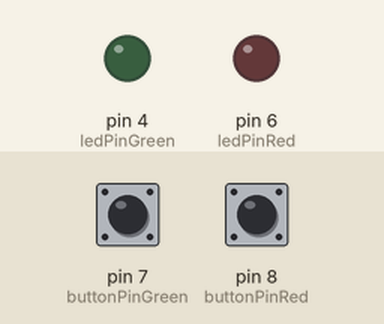
A sketch run on a simulated Arduino Nano, built with avr-gcc and run on an emulated ATmega328P. Shown: output pins drawn as LEDs (lit = HIGH). Dashed ring = blinking. Inputs (shaded band) come from the test bench; at power-on: pin 7 (buttonPinGreen) HIGH, pin 8 (buttonPinRed) HIGH. No radio packets arrive unless stated; pins used as bus, display or sensor lines are not drawn; what the sketch prints to the serial monitor is not drawn.

Above: at 2.2 s.
2.3 s: pin 7 (buttonPinGreen) pulled LOW for 0.15 s
At 2.55 s:
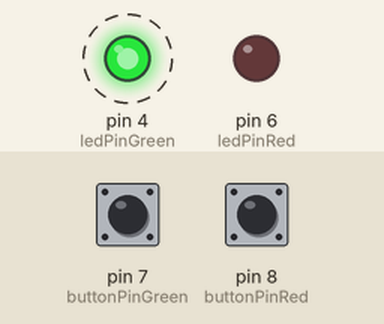
5.4 s: pin 8 (buttonPinRed) pulled LOW for 0.15 s
At 6.52 s:
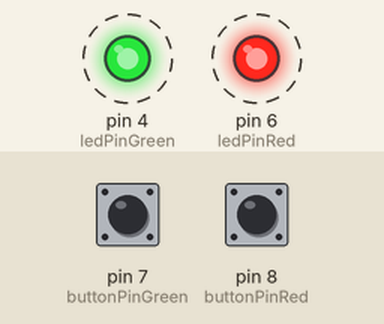
8.4 s: pin 8 (buttonPinRed) pulled LOW for 1 s
At 12.35 s:
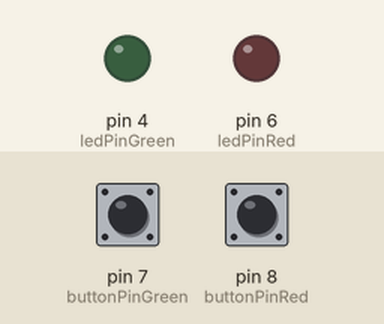
12.4 s: pin 7 (buttonPinGreen) pulled LOW for 1 s
At 18.2 s:
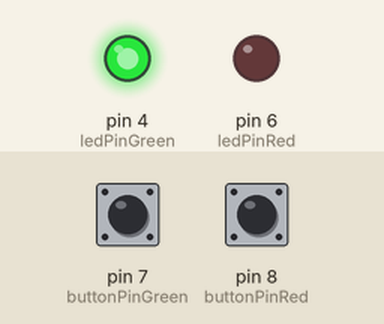
Timing chart, 0 to 18.9 s (numbered marks = the images above; inputs shaded):
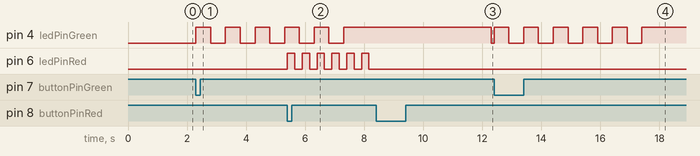

The sketch:

PTP_RemoteNode_01.ino
```cpp
/*
  Arduino Wireless Network - Multiple NRF24L01 Tutorial
        == Node 01 (Child of Master node 00) ==

https://howtomechatronics.com/tutorials/arduino/how-to-build-an-arduino-wireless-network-with-multiple-nrf24l01-modules/#h-node-01-source-code

Target: NANO (Atmel atmega328pb Xplained mini), with RF24 module Long Range
nRF24L01 (CE,CSN) connected to pin 8, 7
location JWF21


 Choice between internal and external antenna:

 https://forum.arduino.cc/t/external-antenna-of-rf-nano/1245897

 https://www.instructables.com/Enhanced-NRF24L01/


@todo send message to repeater
@todo define remote channel

*/

#include <SPI.h>
#include <RF24.h>
#include <RF24Network.h>

#define buttonPinGreen 7
#define buttonPinRed 8
#define ledPinGreen 4
#define ledPinRed 6

enum LEDState {
    LEDOff = 0,
    LEDFlashing = 1,
    LEDOn = 2,
};

const int debounceDelay = 50;

bool greendebounce(bool pressedbutton, unsigned long curtime){
  static bool buttonstate = false;
  static unsigned long lastdebouncetime = 0;

  if (pressedbutton != buttonstate) {
    if ((unsigned long)(curtime - lastdebouncetime) > debounceDelay) {
      buttonstate = pressedbutton;
    }
    lastdebouncetime = curtime;
  }
  return buttonstate;
}

bool reddebounce(bool pressedbutton, unsigned long curtime){
  static bool buttonstate = false;
  static unsigned long lastdebouncetime = 0;

  if (pressedbutton != buttonstate) {
    if ((unsigned long)(curtime - lastdebouncetime) > debounceDelay) {
      buttonstate = pressedbutton;
    }
    lastdebouncetime = curtime;
  }
  return buttonstate;
}

LEDState greenledprocessing(unsigned long curtime, bool buttonpressed) {
  static LEDState ledstatus = LEDState::LEDOff;
  static unsigned long ledinterval = 500;
  static unsigned long ledstateinterval = 5000;
  static unsigned long ledtime = 0;
  static unsigned long leddurationtime = 0;
  static bool previousbuttonpressed = false;

  if (buttonpressed) {
    if (buttonpressed != previousbuttonpressed) { // only start once
      if (ledstatus == LEDState::LEDOff) {
        pinMode(ledPinGreen, OUTPUT);
        digitalWrite(ledPinGreen, LOW);
        ledstatus = LEDState::LEDFlashing;
        ledtime = (unsigned long)(curtime - 2 * ledinterval); // make sure the blinking start directly
        leddurationtime = curtime;
      }
      else {
        ledstatus = LEDState::LEDOff;
      }
    }
  }

  switch(ledstatus) {
    case LEDState::LEDFlashing:
      if ((unsigned long)(curtime - ledtime) > ledinterval) {
        digitalWrite(ledPinGreen, !digitalRead(ledPinGreen));
        ledtime = curtime;
      }
      break;
    case LEDState::LEDOn:
      digitalWrite(ledPinGreen, HIGH);
      break;
    //case LEDState::LEDOff:
    default:
      digitalWrite(ledPinGreen, LOW);
      pinMode(ledPinGreen, INPUT_PULLUP);
  }

  if ((unsigned long)(curtime - leddurationtime) > ledstateinterval) {
    switch(ledstatus) {
      case LEDState::LEDFlashing:
        ledstatus = LEDState::LEDOn;
      break;
      // case LEDState::LEDOff:
      // case LEDState::LEDOn:
      default:
        ledstatus = LEDState::LEDOff;
    }
    leddurationtime = curtime;
  }

  previousbuttonpressed = buttonpressed;
  return ledstatus;
}

LEDState redledprocessing(unsigned long curtime, bool buttonpressed) {
  static LEDState ledstatus = LEDState::LEDOff;
  static int ledinterval = 250;
  static int ledstateinterval = 10000;
  static unsigned long ledtime = 0;
  static unsigned long leddurationtime = 0;
  static bool previousbuttonpressed = false;

  if (buttonpressed) {
    if (buttonpressed != previousbuttonpressed) { // only start once
      if (ledstatus == LEDState::LEDOff) {
        pinMode(ledPinRed, OUTPUT);
        digitalWrite(ledPinRed, LOW);
        ledstatus = LEDState::LEDFlashing;
        ledtime = (unsigned long)(curtime - 2 * ledinterval); // make sure the blinking start directly
        leddurationtime = curtime;
      }
      else {
        ledstatus = LEDState::LEDOff;
      }
    }
  }

  switch(ledstatus) {
    case LEDState::LEDFlashing:
      if ((unsigned long)(curtime - ledtime) > ledinterval) {
        digitalWrite(ledPinRed, !digitalRead(ledPinRed));
        ledtime = curtime;
      }
      break;
    case LEDState::LEDOn:
      digitalWrite(ledPinRed, HIGH);
      break;
    //case LEDState::LEDOff:
    default:
      digitalWrite(ledPinRed, LOW);
      pinMode(ledPinRed, INPUT_PULLUP);
  }

  if ((unsigned long)(curtime - leddurationtime) > ledstateinterval) {
    switch(ledstatus) {
      case LEDState::LEDFlashing:
        ledstatus = LEDState::LEDOn;
      break;
      // case LEDState::LEDOff:
      // case LEDState::LEDOn:
      default:
        ledstatus = LEDState::LEDOff;
    }
    leddurationtime = curtime;
  }

  previousbuttonpressed = buttonpressed;
  return ledstatus;
}

RF24 radio(9, 10);               // onboard nRF24L01 (CE, CSN)
RF24Network network(radio);      // Include the radio in the network
//const uint16_t this_node = 00;   // Address of our node in Octal format (04, 031, etc.)
//const uint16_t repeaternode = 01;    // Address of the other node in Octal format
const uint16_t this_node = 01;   // Address of our node in Octal format (04, 031, etc.)
const uint16_t repeaternode = 00;    // Address of the other node in Octal format
const uint16_t wrappingcounter = 255;

unsigned long const keywordval = 0xabcdfedc;
unsigned long const command_none = 0x00;
unsigned long const command_clear_counters = 0x01;
unsigned long const command_status = 0x02;
//unsigned long const command_reboot = 0x04;
//unsigned long const command_unixtime = 0x08;
unsigned long const response_none = 0x00;
unsigned long const response_button = 0x01;
unsigned long const response_ack = 0x02;

// max 32 bytes can be in the FIFO of the nRF24L01
// that means maximum 8 data items of unsigned long
struct network_payload {
  unsigned long keyword;
  unsigned long counter;
  unsigned long timing;
  unsigned long command;
  unsigned long response;
  unsigned long data1;
  //unsigned long data2;
  //unsigned long data3;
};


void setup() {
  Serial.begin(230400); // actual baudrate in IDE: 57600 (RF-NANO, micro USB), there is somewhere a mismatch in clock factor of 4
  delay(1000);
  Serial.println();
  Serial.print(__FILE__);
  Serial.print(F(", creation/build time: "));
  Serial.println(__TIMESTAMP__);
  Serial.flush();

  pinMode(buttonPinGreen, INPUT_PULLUP);
  pinMode(buttonPinRed, INPUT_PULLUP);
  pinMode(ledPinGreen, INPUT_PULLUP);
  pinMode(ledPinRed, INPUT_PULLUP);

  SPI.begin();
  radio.begin();
  //radio.setPALevel(RF24_PA_MIN, false); // RF24_PA_MIN=-18dBm, RF24_PA_LOW=-12dBm, RF24_PA_MED=-6dBM, and RF24_PA_HIGH=0dBm.
  radio.setPALevel(RF24_PA_LOW); // RF24_PA_MIN=-18dBm, RF24_PA_LOW=-12dBm, RF24_PA_HIGH=-6dBM, and RF24_PA_MAX=0dBm.
  radio.setDataRate(RF24_1MBPS); // (RF24_2MBPS);
  //radio.setDataRate(RF24_250KBPS); // (RF24_2MBPS);
  //radio.setChannel(100);////
  // radio.setAutoAck(true);
  // radio.enableDynamicPayloads();
  network.begin(100, this_node); // (channel, node address)

  Serial.println(F("\n ******"));
  Serial.println();
  Serial.flush();
}

unsigned long updatecounter(unsigned long countval, unsigned long wrapping=wrappingcounter) {
  countval++;
  if (countval > wrapping) countval = 1;
  return countval;
}

unsigned long receivedmsg = 0;
unsigned long sendmsg = 0;
unsigned long droppedmsg = 0;
unsigned long failedmsg = 0;

void messageStatus(unsigned long interval)
{
  static unsigned long statustime = 0;
  if (interval > 0){
    if (millis() < statustime) return;
    statustime = millis() + interval;
  }
  Serial.print(F("Network messages "));
  Serial.print(F("received: "));
  Serial.print(receivedmsg);
  Serial.print(F(", send: "));
  Serial.print(sendmsg);
  Serial.print(F(", missed: "));
  Serial.print(droppedmsg);
  Serial.print(F(", failed: "));
  Serial.print(failedmsg);
  Serial.println();
}

unsigned long sendingTimer = 0;
unsigned long sendingCounter = 0;
unsigned long receiveCounter = 0;
unsigned long rcvmsgcount = 10000;

unsigned long commanding = command_none;
unsigned long responding = response_none;
unsigned long data1 = response_none;
unsigned long data2 = response_none;
unsigned long data3 = response_none;

bool printstatus = false;
unsigned long receivedcommand = command_none;
unsigned long commandfrombase = command_none;

unsigned long currentMillis = 0;    // stores the value of millis() in each iteration of loop()
bool buttonGreenPressed = false;
bool buttonRedPressed = false;
LEDState GreenIndication = LEDState::LEDOff;
LEDState RedIndication = LEDState::LEDOff;

void loop() {

  currentMillis = millis();   // capture the value of millis() only once in the loop

  GreenIndication = greenledprocessing(currentMillis, buttonGreenPressed);
  RedIndication = redledprocessing(currentMillis, buttonRedPressed);

  buttonGreenPressed = greendebounce((digitalRead(buttonPinGreen) == LOW), currentMillis);
  buttonRedPressed = reddebounce((digitalRead(buttonPinRed) == LOW), currentMillis);

  if (printstatus) {
    messageStatus(0);
    printstatus = false;
  }

  network.update();

  //===== Receiving =====//
  while (network.available()) { // any incoming data?
    RF24NetworkHeader header;
    network_payload incomingData;
    network.read(header, &incomingData, sizeof(incomingData)); // Read the incoming data
    if (header.from_node != repeaternode) {
      Serial.print(F("Received unexpected message, from_node: "));
      Serial.println(header.from_node);
      break;
    }
    receivedmsg++;
    // Serial.print(F("IncomingData: "));
    // Serial.println(incomingData.counter);
    // check keyword and sequencenumber
    if (incomingData.keyword == keywordval){
      receiveCounter = incomingData.counter;
      receivedcommand = incomingData.command;
      if (rcvmsgcount > wrappingcounter) { // initialisation
        rcvmsgcount = receiveCounter;
      }
      else { // check received message value
        if (rcvmsgcount != receiveCounter) {
          if (receivedmsg > 1) {
            droppedmsg++; // this could be multiple as well
            Serial.print(F("Missed network message(s): "));
            Serial.print(F("received id: "));
            Serial.print(receiveCounter);
            Serial.print(F(", expected id: "));
            Serial.println(rcvmsgcount);
          }
          rcvmsgcount = receiveCounter; // re-synchronize
        }
      }
      rcvmsgcount = updatecounter(rcvmsgcount); // calculate next expected message
    }
    else {
      Serial.println(F("Keyword failure"));
      Serial.println(incomingData.keyword, HEX);
      receivedcommand = command_none;
    }
    if (receivedcommand > command_none) {
      commandfrombase = receivedcommand;
    }

    network.update();

  }

  //===== Sending =====//
  // Meanwhile, every x seconds...
  unsigned long currentmilli = millis();
  if(currentmilli - sendingTimer > 15000) {
    sendingTimer = currentmilli;
    sendingCounter = updatecounter(sendingCounter);
    RF24NetworkHeader headerR(repeaternode, "E"); // address where the data is going

    if (commandfrombase > command_none) {
      if ((commandfrombase & command_clear_counters) > 0) {
        printstatus = true;
        receivedmsg = 0;
        sendmsg = 0;
        droppedmsg = 0;
        failedmsg = 0;
      }
      else if ((commandfrombase & command_status) > 0) {
        printstatus = true;
        responding = receivedmsg;
        data1 = sendmsg;
        data2 = droppedmsg;
        data2 = (data2 << 16) + failedmsg;
      }
      else {
        Serial.print(F("TBD implement commandfrombase: "));
        Serial.println(commandfrombase);
      }
      commandfrombase = command_none;
    }

    network_payload outgoing = {keywordval, sendingCounter, currentmilli, commanding, responding, data1};//, data2, data3};
    bool ok = network.write(headerR, &outgoing, sizeof(outgoing)); // Send the data
    if (!ok) {
      Serial.print(F("Retry sending message: "));
      Serial.println(sendingCounter);
      ok = network.write(headerR, &outgoing, sizeof(outgoing)); // retry once
    }
    if (ok) {
      sendmsg++;
    }
    else{
      Serial.print(F("Error sending message: "));
      Serial.println(sendingCounter);
      failedmsg++;
    }
    commanding = command_none;
    responding = response_none;
    data1 = response_none;
    data2 = response_none;
    data3 = response_none;
  }

}
```

Measured:
- after the input at 2.3 s, pin 4 (ledPinGreen): alternates HIGH for 0.50 s and LOW for 0.50 s, starting at once
- after the input at 5.4 s, pin 6 (ledPinRed): alternates HIGH for 0.25 s and LOW for 0.25 s, starting at once
- after the input at 8.4 s, pin 6 (ledPinRed): stops changing and stays LOW
- after the input at 12.4 s, pin 4 (ledPinGreen): alternates HIGH for 0.50 s and LOW for 0.50 s, 11 changes in all, then stays HIGH, starting at once
